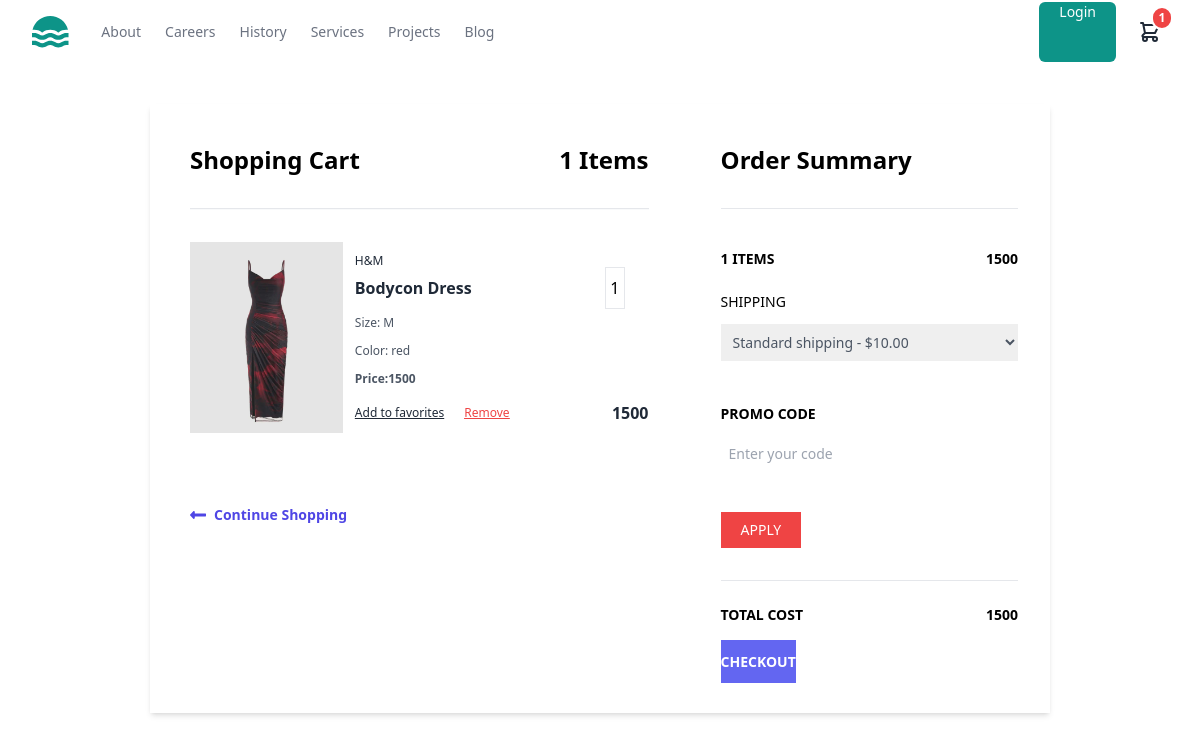
Screenshot of /cart/summary/ (signed in) with the database file from the repository.
### store/models.py (models this page shows, shortened)
class BaseModel(models.Model):
    created_date=models.DateTimeField(auto_now_add=True)
    updated_date=models.DateTimeField(auto_now=True)
    is_active=models.BooleanField(default=True)

class BasketItem(BaseModel):
    product_object=models.ForeignKey(Product,on_delete=models.CASCADE)
    quantity=models.PositiveIntegerField(default=1)
    size_object=models.ForeignKey(Size,on_delete=models.CASCADE)
    is_order_placed=models.BooleanField(default=False)
    basket_object=models.ForeignKey(Basket,on_delete=models.CASCADE,related_name="cart_item")
    @property
    def item_total(self):
        return self.product_object.price*self.quantity

class Product(BaseModel):
    title=models.CharField(max_length=200)
    description=models.TextField()
    price=models.PositiveIntegerField()
    picture=models.ImageField(upload_to="product_images",null=True,blank=True)
    brand_object=models.ForeignKey(Brand,on_delete=models.CASCADE)
    category_object=models.ForeignKey(Category,on_delete=models.CASCADE)
    size_objects=models.ManyToManyField(Size)
    tag_objects=models.ManyToManyField(Tag)
    color=models.CharField(max_length=200)

class Brand(BaseModel):
    name=models.CharField(max_length=200)
    def __str__(self):
        return self.name

class Size(BaseModel):
    name=models.CharField(max_length=200)
    def __str__(self):
        return self.name

### store/views.py (the view)
# urls.py: path("cart/summary/",views.CartSummaryView.as_view(),name="cart-summary"),
class CartSummaryView(View):
    template_name="cart_summary.html"
    def get(self,request,*args,**kwargs):
        qs=BasketItem.objects.filter(basket_object=request.user.cart,is_order_placed=False)
        basket_item_count=qs.count()
        basket_total=sum([bi.item_total for bi in qs])
        return render(request,self.template_name,{"basket_items":qs,"baskettotal":basket_total,"basketitemcount":basket_item_count})

### store/context_processors.py (called while the page is built)
def item_count_context(request):
    count=0
    if request.user.is_authenticated:
        count=BasketItem.objects.filter(basket_object=request.user.cart,is_order_placed=False).count()
    return {"item_count":count}

### store/templates/cart_summary.html (shortened to what this page needs)
{%extends 'base.html'%}
{%block main_block%}
<div class="container mx-auto mt-10 w-3/4">
    <div class="sm:flex shadow-md my-10">
      <div class="  w-full  sm:w-3/4 bg-white px-10 py-10">
        <div class="flex justify-between border-b pb-8">
          <h1 class="font-semibold text-2xl">Shopping Cart</h1>
          <h2 class="font-semibold text-2xl">{{basketitemcount}} Items</h2>
        </div>
        {%for bi in basket_items%}
        <div class="md:flex items-strech py-8 md:py-10 lg:py-8 border-t border-gray-50">
            <div class="md:w-4/12 2xl:w-1/4 w-full">
                {%if bi.product_object.picture%}
                <img src="{{bi.product_object.picture.url}}" alt="Black Leather Purse" class="h-full object-center object-cover md:block hidden" />
                {%else%}
                <img src="https://i.ibb.co/6gzWwSq/Rectangle-20-1.png" alt="Black Leather Purse" class="h-full object-center object-cover md:block hidden" />
                <img src="https://i.ibb.co/TTnzMTf/Rectangle-21.png" alt="Black Leather Purse" class="md:hidden w-full h-full object-center object-cover" />
                {%endif%}
            </div>
            <div class="md:pl-3 md:w-8/12 2xl:w-3/4 flex flex-col justify-center">
              <p class="text-xs leading-3 text-gray-800 md:pt-0 pt-4">{{bi.product_object.brand_object}}</p>
              <div class="flex items-center justify-between w-full">
                <p class="text-base font-black leading-none text-gray-800">{{bi.product_object.title}}</p>
                  <span class="py-2 px-1 border border-gray-200 mr-6 focus:outline-none">{{bi.quantity}}</span>
              </div>
              <p class="text-xs leading-3 text-gray-600 pt-2">Size: {{bi.size_object}}</p>
              <p class="text-xs leading-3 text-gray-600 py-4">Color: {{bi.product_object.color}}</p>
              <p class="w-96 text-xs leading-3 text-gray-600"><b>Price:{{bi.product_object.price}}</b></p>
              <div class="flex items-center justify-between pt-5">
                <div class="flex itemms-center">
                  <p class="text-xs leading-3 underline text-gray-800 cursor-pointer">Add to favorites</p>
                  <p class="text-xs leading-3 underline text-red-500 pl-5 cursor-pointer"><a href="{%url 'product-delete' bi.id%}">Remove</a></p>
                </div>
                <p class="text-base font-black leading-none text-gray-800">{{bi.item_total}}</p>
              </div>
            </div>
          </div>
        {%endfor%}
        <a href="#" class="flex font-semibold text-indigo-600 text-sm mt-10">
          <svg class="fill-current mr-2 text-indigo-600 w-4" viewBox="0 0 448 512">
            <path
              d="M134.059 296H436c6.627 0 12-5.373 12-12v-56c0-6.627-5.373-12-12-12H134.059v-46.059c0-21.382-25.851-32.09-40.971-16.971L7.029 239.029c-9.373 9.373-9.373 24.569 0 33.941l86.059 86.059c15.119 15.119 40.971 4.411 40.971-16.971V296z" />
          </svg>
          Continue Shopping
        </a>
      </div>
      <div id="summary" class=" w-full   sm:w-1/4   md:w-1/2     px-8 py-10">
        <h1 class="font-semibold text-2xl border-b pb-8">Order Summary</h1>
        <div class="flex justify-between mt-10 mb-5">
          <span class="font-semibold text-sm uppercase">{{basketitemcount}} Items</span>
          <span class="font-semibold text-sm">{{baskettotal}}</span>
        </div>
        <div>
          <label class="font-medium inline-block mb-3 text-sm uppercase">
                Shipping
              </label>
          <select class="block p-2 text-gray-600 w-full text-sm">
                <option>Standard shipping - $10.00</option>
              </select>
        </div>
        <div class="py-10">
          <label
                for="promo"
                class="font-semibold inline-block mb-3 text-sm uppercase"
              >
                Promo Code
              </label>
          <input
                type="text"
                id="promo"
                placeholder="Enter your code"
                class="p-2 text-sm w-full"
              />
        </div>
        <button class="bg-red-500 hover:bg-red-600 px-5 py-2 text-sm text-white uppercase">
              Apply
            </button>
        <div class="border-t mt-8">
          <div class="flex font-semibold justify-between py-6 text-sm uppercase">
            <span>Total cost</span>
            <span>{{baskettotal}}</span>
          </div>
          <a class="bg-indigo-500 font-semibold hover:bg-indigo-600 py-3 text-sm text-white uppercase w-full" href="{% url 'place-order' %}">
                Checkout
              </a>
        </div>
      </div>
    </div>
  </div>
{%endblock%}

### rows the page displays
BasketItem: product_object.picture (picture), product_object.brand_object "H&M", product_object "Bodycon Dress", quantity "1", size_object "M", product_object.color "red", product_object.price "1500", item_total "1500"

### other values shown
{{ item_count }} "1"
{{ basketitemcount }} "1"
{{ baskettotal }} "1500"
